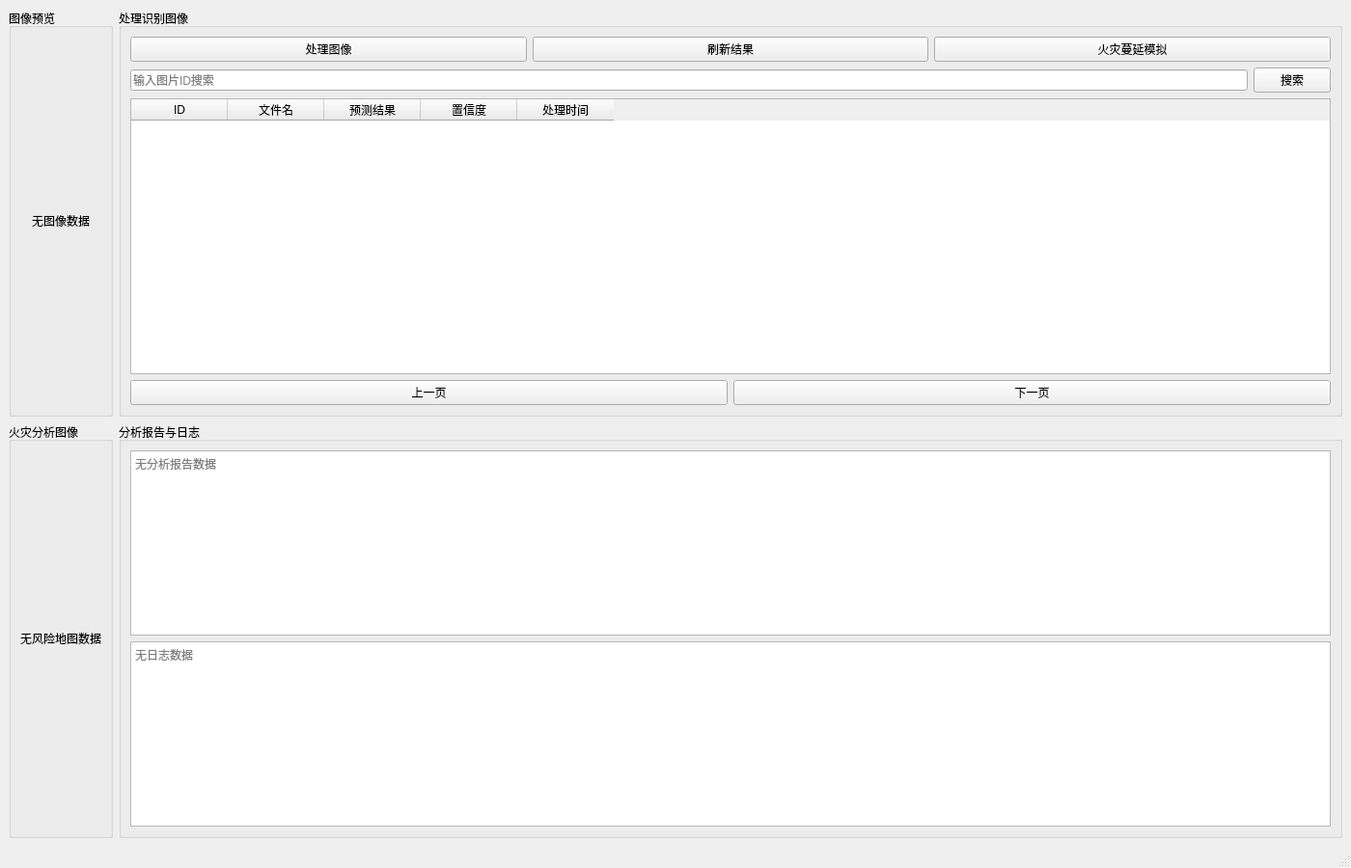
<?xml version="1.0" encoding="UTF-8"?>
<ui version="4.0">
 <class>MainWindow</class>
 <widget class="QMainWindow" name="MainWindow">
  <property name="geometry">
   <rect>
    <x>0</x>
    <y>0</y>
    <width>1400</width>
    <height>900</height>
   </rect>
  </property>
  <property name="windowTitle">
   <string>火灾监测系统</string>
  </property>
  <widget class="QWidget" name="centralwidget">
   <layout class="QGridLayout" name="gridLayout">
    <item row="0" column="0">
     <widget class="QGroupBox" name="previewGroup">
      <property name="title">
       <string>图像预览</string>
      </property>
      <layout class="QVBoxLayout" name="verticalLayout">
       <item>
        <widget class="QLabel" name="imageLabel">
         <property name="text">
          <string>无图像数据</string>
         </property>
         <property name="alignment">
          <set>Qt::AlignmentFlag::AlignCenter</set>
         </property>
        </widget>
       </item>
      </layout>
     </widget>
    </item>
    <item row="0" column="1">
     <widget class="QGroupBox" name="controlGroup">
      <property name="title">
       <string>处理识别图像</string>
      </property>
      <layout class="QVBoxLayout" name="verticalLayout_2">
       <item>
        <layout class="QHBoxLayout" name="horizontalLayout">
         <item>
          <widget class="QPushButton" name="processButton">
           <property name="text">
            <string>处理图像</string>
           </property>
          </widget>
         </item>
         <item>
          <widget class="QPushButton" name="refreshButton">
           <property name="text">
            <string>刷新结果</string>
           </property>
          </widget>
         </item>
         <item>
          <widget class="QPushButton" name="simulateButton">
           <property name="text">
            <string>火灾蔓延模拟</string>
           </property>
          </widget>
         </item>
        </layout>
       </item>
       <item>
        <layout class="QHBoxLayout" name="searchLayout">
         <item>
          <widget class="QLineEdit" name="searchLineEdit">
           <property name="placeholderText">
            <string>输入图片ID搜索</string>
           </property>
          </widget>
         </item>
         <item>
          <widget class="QPushButton" name="searchButton">
           <property name="text">
            <string>搜索</string>
           </property>
          </widget>
         </item>
        </layout>
       </item>
       <item>
        <widget class="QTableWidget" name="resultsTable">
         <column>
          <property name="text">
           <string>ID</string>
          </property>
         </column>
         <column>
          <property name="text">
           <string>文件名</string>
          </property>
         </column>
         <column>
          <property name="text">
           <string>预测结果</string>
          </property>
         </column>
         <column>
          <property name="text">
           <string>置信度</string>
          </property>
         </column>
         <column>
          <property name="text">
           <string>处理时间</string>
          </property>
         </column>
        </widget>
       </item>
       <item>
        <layout class="QHBoxLayout" name="horizontalLayout_2">
         <item>
          <widget class="QPushButton" name="prevButton">
           <property name="text">
            <string>上一页</string>
           </property>
          </widget>
         </item>
         <item>
          <widget class="QPushButton" name="nextButton">
           <property name="text">
            <string>下一页</string>
           </property>
          </widget>
         </item>
        </layout>
       </item>
      </layout>
     </widget>
    </item>
    <item row="1" column="0">
     <widget class="QGroupBox" name="analysisImageGroup">
      <property name="title">
       <string>火灾分析图像</string>
      </property>
      <layout class="QVBoxLayout" name="verticalLayout_3">
       <item>
        <widget class="QLabel" name="riskMapLabel">
         <property name="text">
          <string>无风险地图数据</string>
         </property>
         <property name="alignment">
          <set>Qt::AlignmentFlag::AlignCenter</set>
         </property>
        </widget>
       </item>
      </layout>
     </widget>
    </item>
    <item row="1" column="1">
     <widget class="QGroupBox" name="reportAndLogGroup">
      <property name="title">
       <string>分析报告与日志</string>
      </property>
      <layout class="QVBoxLayout" name="verticalLayout_6">
       <item>
        <widget class="QTextEdit" name="reportTextEdit">
         <property name="readOnly">
          <bool>true</bool>
         </property>
         <property name="placeholderText">
          <string>无分析报告数据</string>
         </property>
        </widget>
       </item>
       <item>
        <widget class="QTextEdit" name="logTextEdit">
         <property name="readOnly">
          <bool>true</bool>
         </property>
         <property name="placeholderText">
          <string>无日志数据</string>
         </property>
        </widget>
       </item>
      </layout>
     </widget>
    </item>
   </layout>
  </widget>
  <widget class="QStatusBar" name="statusbar"/>
 </widget>
 <resources/>
 <connections/>
</ui>
